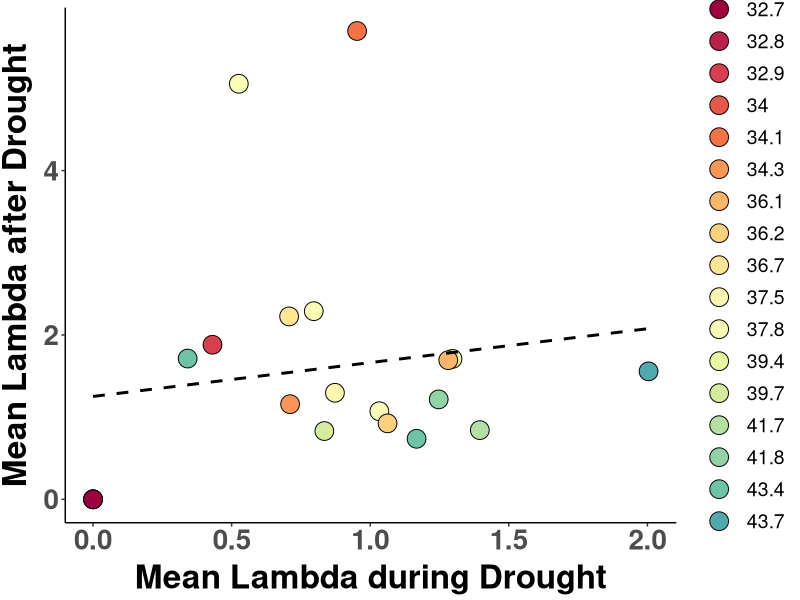
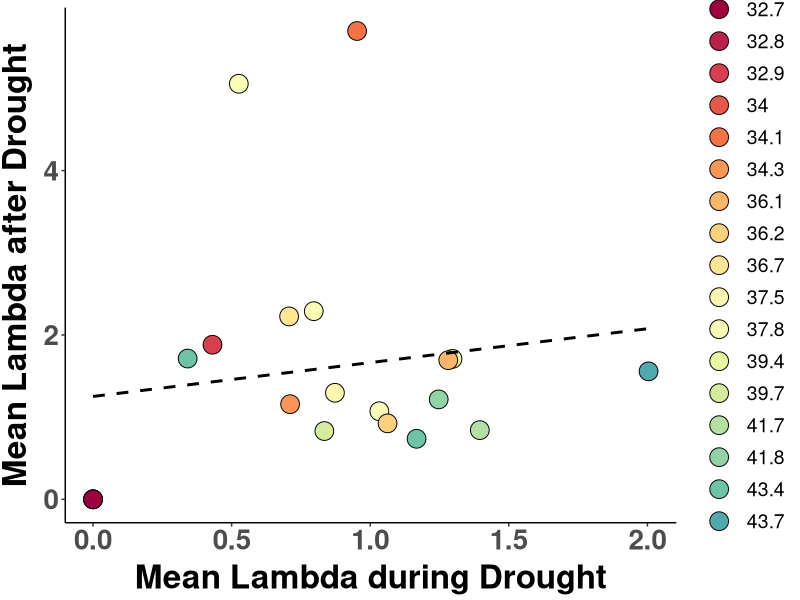

These charts were generated, in order, by the following R code:
##################################################################################
## Correlate lambda decline vs recovery
## Author Daniel Anstett
## 
## 
## Last Modified June 10, 2024
###################################################################################

#Library install and import
library(tidyverse) 
library(car)
library(RColorBrewer)
library(cowplot)

#Import population metadata
pop_meta <- read_csv("data/genomic_data/pop_meta_data.csv") %>% dplyr::select(Site, Paper_ID) #just to get translation of pop names <--> numbers
pop_meta[20,1] <- "Mill Creek" #Fill in missing information
pop_meta[20,2] <- 12

#Import Demography Data
demog_recovery <- read_csv("data/demography data/siteYear.lambda_responses_2010-2019.csv") #%>% 
  #filter(Site!="Mill Creek") %>% filter(Site!= "Buck Meadows")


###########################################################################################################

# N-S color gradient
lat_cols=colorRampPalette(brewer.pal(11,"Spectral"))
n.sites <- 20
color.list <- lat_cols(n.sites)


cor.test(demog_recovery$lambda.mean.drought, demog_recovery$lambda.mean.recovery, method = 'pearson')

#Plot lambda decline vs lamda recovery
ggplot(demog_recovery, aes(x=lambda.mean.drought, y=lambda.mean.recovery)) + 
  geom_point(aes(fill=as.factor(round(Latitude, 1))),shape=21,size =6)+
  geom_smooth(method=lm,color="black", lty="dashed", se=FALSE)+
  scale_y_continuous(name="Mean Lambda after Drought")+#, limits=c(-0.3,2.5),breaks=seq(0,2.5,0.5))+
  scale_x_continuous(name="Mean Lambda during Drought")+
  #, limits=c(0.2,0.35),breaks=seq(0.1,0.35,0.05))+
  scale_fill_manual(values=color.list) +
  theme_classic() + theme(
    axis.text.x = element_text(size=20, face="bold"),
    axis.text.y = element_text(size=20,face="bold"),
    axis.title.x = element_text(color="black", size=24, vjust = 0.5, face="bold"),
    axis.title.y = element_text(color="black", size=24,vjust = 1.7, face="bold",hjust=0.5),
    legend.title = element_blank(),
    legend.text = element_text(size = 14),  # Increase the size of the legend text
    legend.key.size = unit(2, "lines"),  # Increase the size of the legend dots
    legend.key.height = unit(1.6, "lines") #Reduce hight
  )

ggsave("Graphs/Demography/decline_vs_recovery.pdf",width=8, height = 6, units = "in")

